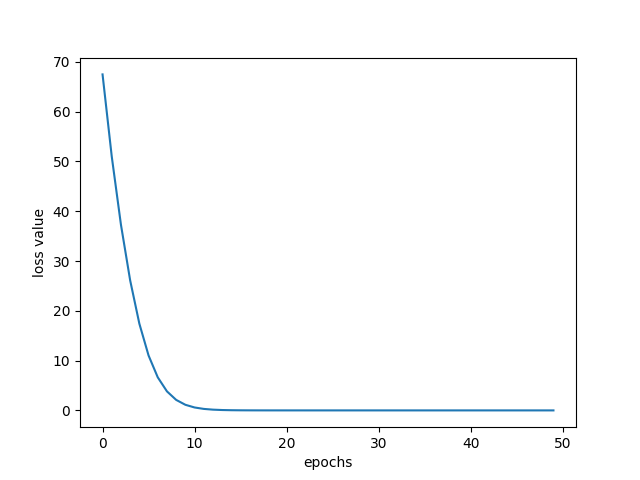

Here is the Python script that generated this plot:
import torch
import torch.nn as nn
from torch.optim import SGD
import matplotlib.pyplot as plt


# Input and output
x = [[1,2], [3,4], [5,6], [7,8]]
y = [[3], [7], [11], [15]]

X = torch.tensor(x).float()
Y = torch.tensor(y).float()

device = 'cuda' if torch.cuda.is_available() else 'cpu'


# Moving tensors(input and outputs) to GPU
X = X.to(device)
Y = Y.to(device)



# A basic neural network architecture
class MyNeuralNet(nn.Module):
    def __init__(self):
        super().__init__()
        self.input_to_hidden_layer = nn.Linear(2,8)
        self.hidden_layer_activation = nn.ReLU()
        self.hidden_to_output_layer = nn.Linear(8,1)


    def forward(self, x):
        x = self.input_to_hidden_layer(x)
        x = self.hidden_layer_activation(x)
        x = self.hidden_to_output_layer(x)

        return x



mynet = MyNeuralNet().to(device)

loss_func = nn.MSELoss()          # Mean squared error





opt = SGD(mynet.parameters(), lr=0.001)  # Stochastic gradient descent
loss_history = []


# Training
for i in range(50):
    opt.zero_grad()                             # deletes the previously calculated gradients
    loss_value = loss_func(mynet(X), Y)         # calculate loss
    loss_value.backward()                       # perform backpropagation ()
    opt.step()                                  # Update weights according according to gradients computed
    loss_history.append(loss_value)
    print("End of ",i+1," epoch")



# Plotting the loss
plt.plot(loss_history)
plt.xlabel('epochs')
plt.ylabel('loss value')
plt.show()
